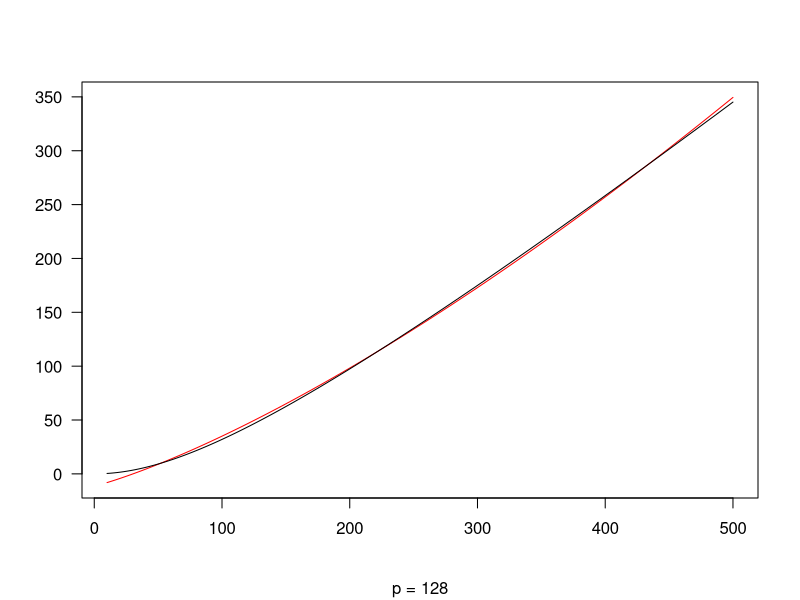
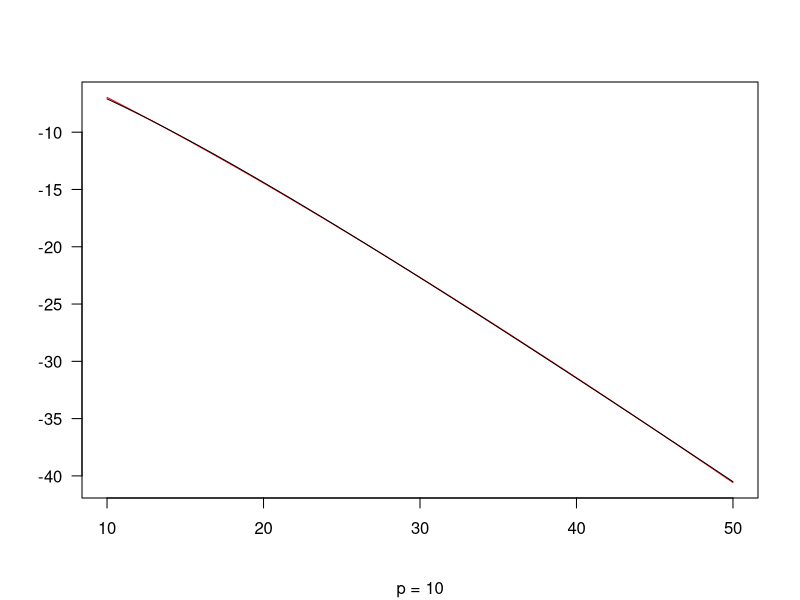

Generate these figures, in order, with R:
# This script compares the true log(cp(kappa)) normalizing factor to approximations from the literature

# True Cp(k)
logcp_ratio = function(kappa, p = 512){
  # Calculate for the big kappa
  res = (p/2 - 1) * log(kappa) - p/2 * log(2 * pi) - log(besselI(kappa, p / 2 - 1, expon.scaled = TRUE)) - kappa
  res[res == Inf | res == -Inf] = NA
  # Calculate for kappa = 0
  res0 = -log(2) - p/2 * log(pi) + lgamma(p / 2)
  res0[res0 == Inf | res0 == -Inf] = NA
  return(res0 - res)
}

# Taylor approximation
# Values generated for kappa: 10:500
p = 128
kappa = 10:500
gt = logcp_ratio(kappa, p)
approx = lm(y ~ x + I(x^1.55), data=data.frame(y=gt, x=kappa))
summary(approx)
taylor = predict(approx, data.frame(x=kappa))
plot(kappa[!is.na(taylor)], predict(approx, newdata=data.frame(x=kappa)), xlim=range(kappa), type = "l", las=1, #main=expression("Taylor Approximation of"~log(C[p](kappa))),
     xlab="", ylab="", col="red")
points(x = kappa[!is.na(gt)], y = gt[!is.na(gt)], col="black", type="l")
title(sub=paste0(c("p =", p), collapse=" "))
print(summary(approx))


# Just the normalizing constant (for ELK)
logcp = function(kappa, p=10){
  res = (p/2 - 1) * log(kappa) - p/2 * log(2 * pi) - log(besselI(kappa, p / 2 - 1, expon.scaled = TRUE)) - kappa
  res[res == Inf | res == -Inf] = NA
  return(res)
}

p = 10
kappa = 10:50
gt = logcp(kappa, p=p)
approx = lm(y ~ x + I(x^1.1), data=data.frame(y=gt, x=kappa))
summary(approx)
taylor = predict(approx, data.frame(x=kappa))
plot(kappa[!is.na(taylor)], predict(approx, newdata=data.frame(x=kappa)), xlim=range(kappa), type = "l", las=1, #main=expression("Taylor Approximation of"~log(C[p](kappa))),
     xlab="", ylab="", col="red")
points(x = kappa[!is.na(gt)], y = gt[!is.na(gt)], col="black", type="l")
title(sub=paste0(c("p =", p), collapse=" "))
print(summary(approx))